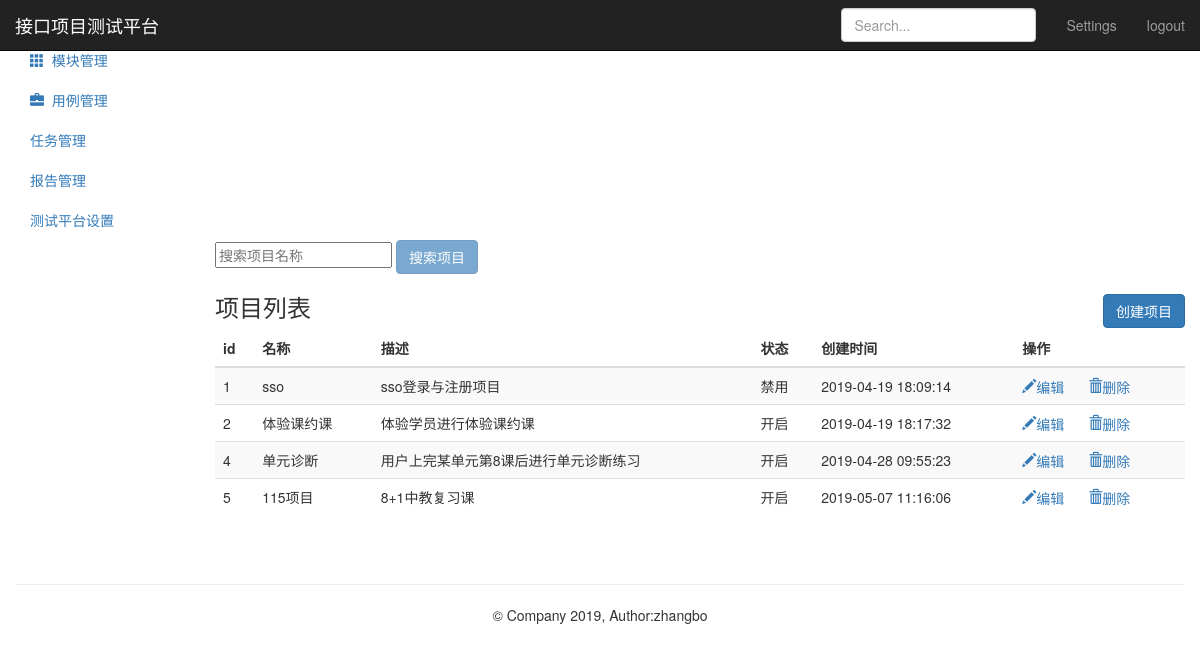
Screenshot of /project/ (signed in) with the database file from the repository.
### project_app/models.py (models this page shows, shortened)
class Project(models.Model):
      name = models.CharField("名称",max_length=50,null=False)
      describe = models.TextField("描述",default="",max_length=50)
      status = models.BooleanField("状态",default=1)
      update_time = models.DateTimeField(auto_now=True)
      create_time = models.DateTimeField(auto_now_add=True)

### project_app/views.py (the view)
# urls.py: path('',views.project_manage),
@login_required
def project_manage(request):
    project_all = Project.objects.all()
    return render(request,"project.html",{"projects":project_all,"type":"list"})

### templates/project.html (shortened to what this page needs)
{% extends "base.html" %}
{% block base %}
     <nav class="navbar navbar-inverse navbar-fixed-top">
        <div class="container-fluid">
            <div class="navbar-header">
            <a class="navbar-brand" href="#">接口项目测试平台</a>
            </div>
            <div id="navbar" class="navbar-collapse collapse">
                <ul class="nav navbar-nav navbar-right">
                    <li><a href="#">Settings</a></li>
                    <li><a href="/logout/">logout</a></li>
                </ul>
                <form class="navbar-form navbar-right">
                    <input type="text" class="form-control" placeholder="Search...">
                </form>
            </div>
        </div>
     </nav>
    <div class="container-fluid">
        <div class="row">
            <div class="col-sm-3 col-md-2 sidebar">
                <ul class="nav nav-sidebar">
                    <li class="active">
                        <a href="/project/">
                        </a>
                    </li>
                    <li>
                        <a href="/module/">
                            <i class="glyphicon glyphicon-th"></i>&nbsp;&nbsp;模块管理
                        </a>
                    </li>
               </ul>
               <ul class="nav nav-sidebar">
                   <li>
                       <a href="/testcase/">
                           <i class="glyphicon glyphicon-briefcase"></i>&nbsp;&nbsp;用例管理
                       </a>
                   </li>
                   <li><a href="">任务管理</a></li>
               </ul>
               <ul class="nav nav-sidebar">
                    <li><a href="">报告管理</a></li>
                    <li><a href="">测试平台设置</a></li>
               </ul>
            </div>
            <div class="col-sm-9 col-sm-offset-3 col-md-10 col-md-offset-2 main">
                {% if type == "list" %}
                <form class="project" method="post" name="project-page" action="search/">
                    <input  type="text" name="search-project" placeholder="搜索项目名称">
                    <button class="btn btn-primary" type="submit" disabled="disabled">搜索项目</button>
                </form>
                <h3 class="sub-header">项目列表
                    <button class="btn btn-primary" name="submit" style="float:right;"
                            onclick="location.href='/project/add_project/'">创建项目</button>
                </h3>
                <div class="table-responsive">
                    <table class="table table-striped">
                        <thead>
                            <tr style="text-align: center">
                                <th>id</th>
                                <th>名称</th>
                                <th>描述</th>
                                <th>状态</th>
                                <th>创建时间</th>
                                <th>操作</th>
                            </tr>
                        </thead>
                        <tbody>
                            {% for project in projects %}
                            <tr>
                                  <td>{{ project.id}}</td>
                                  <td>{{ project.name}}</td>
                                  <td>{{ project.describe}}</td>
                                  <td>
                                      {% if project.status == True %}
                                          <span>开启</span>
                                      {% elif project.status == False %}
                                          <span>禁用</span>
                                      {% endif %}
                                  </td>
                                  <td>{{ project.create_time | date:"Y-m-d H:i:s" }}</td>
                                  <td>
                                      <a href="/project/edit_project/{{ project.id }}/">
                                          <i class="glyphicon glyphicon-pencil">编辑</i>
                                      </a>
                                      <a href="/project/delete_project/{{ project.id }}/" style="margin-left:20px;">
                                          <i class="glyphicon glyphicon-trash">删除</i>
                                      </a>
                                  </td>
                            </tr>
                            {% endfor %}
                        </tbody>
                    </table>
                </div>
                {% endif %}
            </div>
        </div>
    </div>
{% endblock %}

### rows the page displays
Project: id "1", name "sso", describe "sso登录与注册项目", status "禁用", create_time "2019-04-19 18:09:14"
Project: id "2", name "体验课约课", describe "体验学员进行体验课约课", status "开启", create_time "2019-04-19 18:17:32"
Project: id "4", name "单元诊断", describe "用户上完某单元第8课后进行单元诊断练习", status "开启", create_time "2019-04-28 09:55:23"
Project: id "5", name "115项目", describe "8+1中教复习课", status "开启", create_time "2019-05-07 11:16:06"
